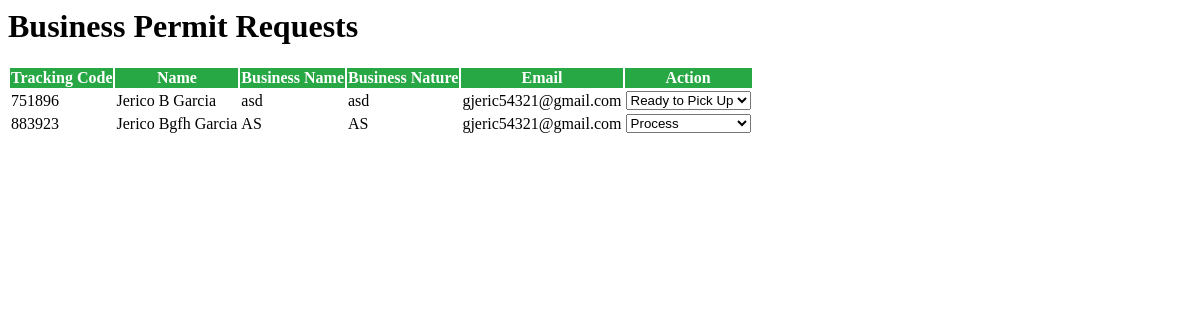
/admin_dashboard/fetch_businessrequest.php, run on an earlier commit of the app's database.
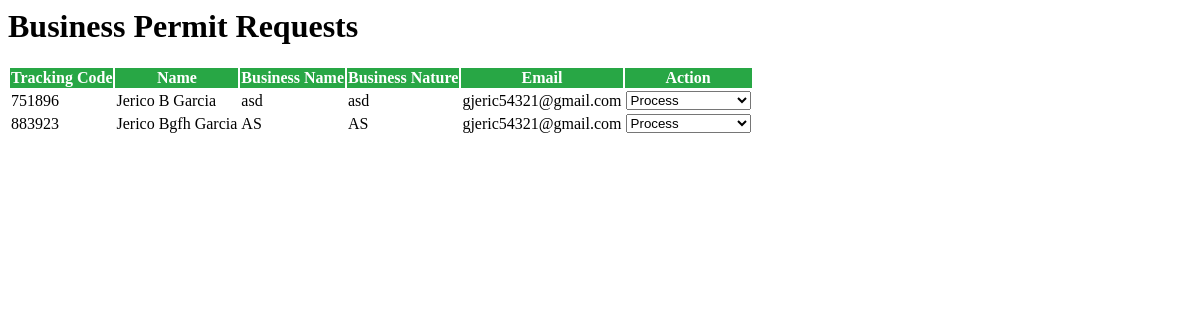
And on a later commit of the database.
### tables this page shows
CREATE TABLE `permits` (
  `id` int(11) NOT NULL,
  `tracking_code` varchar(100) DEFAULT NULL,
  `business_owner_full_name` varchar(255) DEFAULT NULL,
  `business_name` varchar(255) DEFAULT NULL,
  `business_nature` text DEFAULT NULL,
  `date_applied` datetime DEFAULT NULL,
  `type` varchar(50) DEFAULT NULL,
  `status` varchar(50) DEFAULT NULL,
  `username` varchar(200) DEFAULT NULL,
  `date` datetime NOT NULL,
  `email` varchar(100) NOT NULL,
  `recipent` varchar(100) NOT NULL
);

### admin_dashboard/fetch_businessrequest.php (the view, shortened to what this page needs)
<link rel="stylesheet" type="text/css" href="https://cdn.datatables.net/1.11.5/css/jquery.dataTables.css">
<h1>Business Permit Requests</h1>
<?php
require '../connection.php';
$stmt = "SELECT * FROM permits WHERE status='Pending' or status='Process' or status='Ready to Pick Up' order by date DESC";
$result = $conn->prepare($stmt);
$result->execute();
$data = $result->get_result();
?>
<table id="requestsTable" class="display">
    <thead>
        <tr style=" background-color: #28a745 !important;
            color: #fff;  ">
            <th>Tracking Code</th>
            <th>Name</th>
            <th>Business Name</th>
            <th>Business Nature</th>
            <th>Email</th>
            <th>Action</th>
        </tr>
    </thead>
    <tbody>
        <?php while ($row = $data->fetch_assoc()) : ?>
            <tr>
                <td><?php echo $row['tracking_code']; ?></td>
                <td><?php echo $row['business_owner_full_name']; ?></td>
                <td><?php echo $row['business_name']; ?></td>
                <td><?php echo $row['business_nature']; ?></td>
                <td><?php echo $row['email']; ?></td>
                <td> <select class="form-control" id="statusB">
    <option value="Process" <?php echo ($row['status'] == 'Process') ? 'selected' : ''; ?>>Process</option>
    <option value="Ready to Pick Up" <?php echo ($row['status'] == 'Ready to Pick Up') ? 'selected' : ''; ?>>Ready to Pick Up</option>
</select>
            </tr>
        <?php endwhile; ?>
    </tbody>
</table>

What changed in the data, as far as the page shows it:
changed permits "Jerico B Garcia": status "Ready to Pick Up" → "Process"
